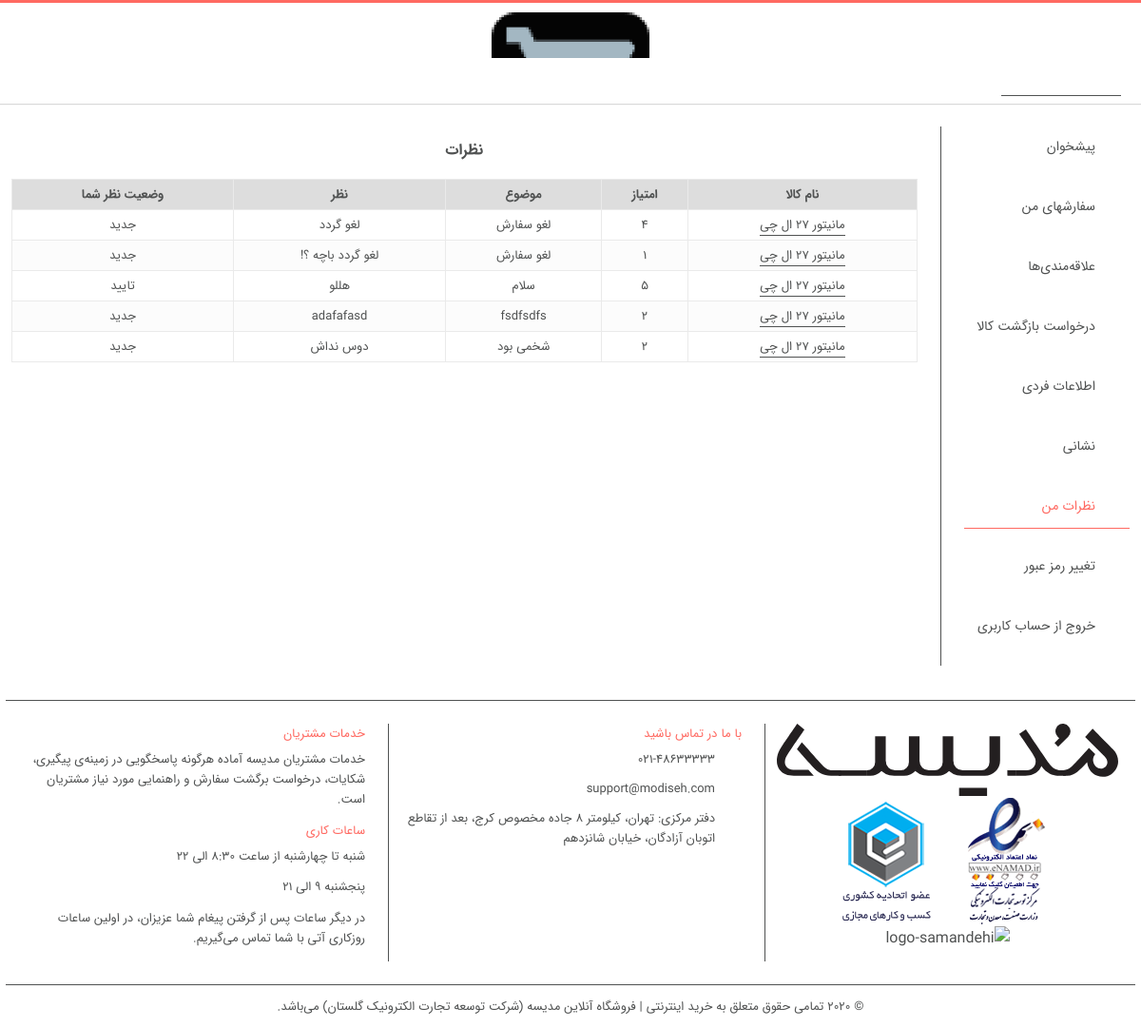
Before: /user/comments (signed in) with the older database file.
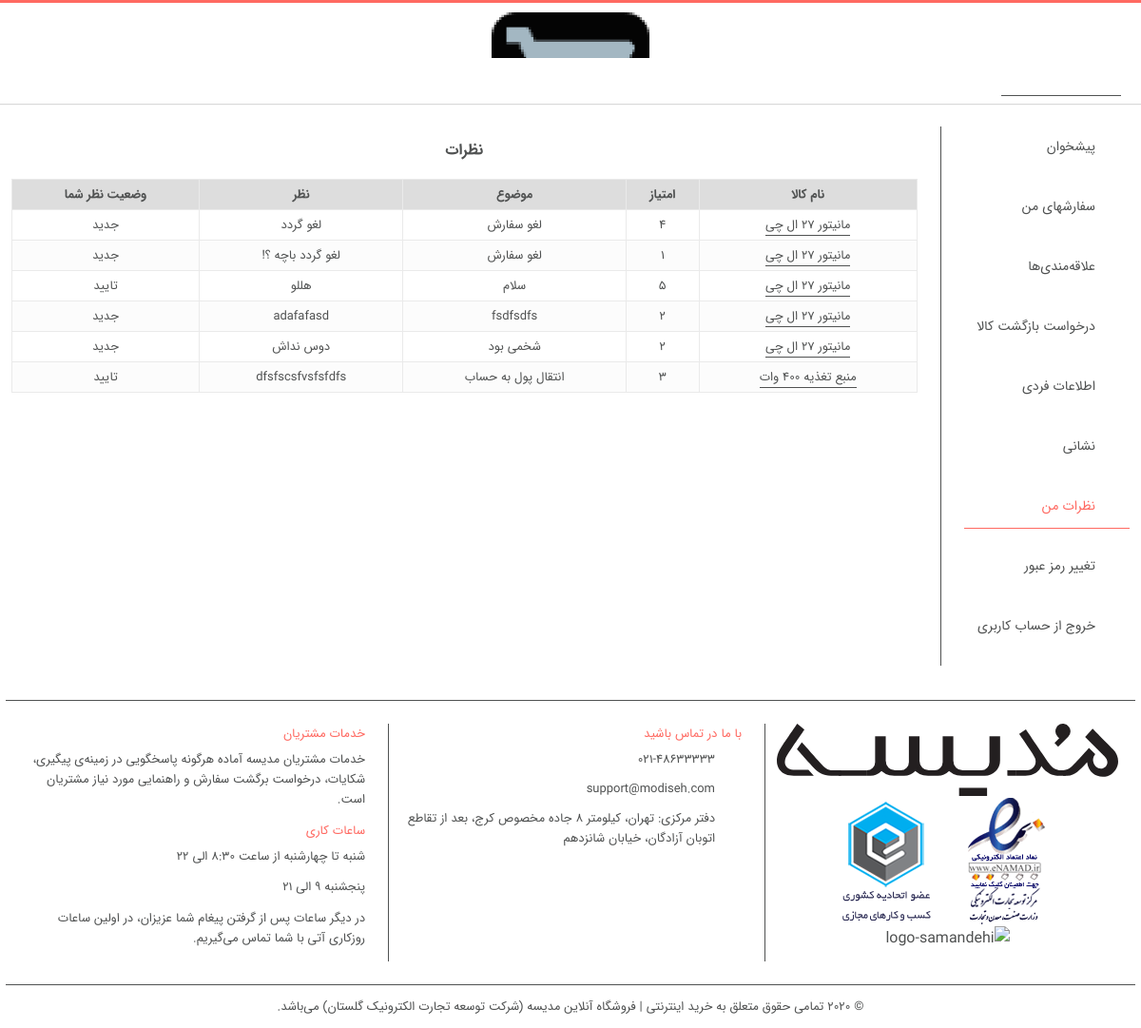
After: the same page with the newer database file.
### product/models.py (models this page shows, shortened)
class Comment(models.Model):
    STATUS = (
        ('New', 'جدید'),
        ('True', 'تایید'),
        ('False', 'عدم تایید'),
    )
    product = models.ForeignKey(Product, on_delete=models.CASCADE, verbose_name='محصول')
    user = models.ForeignKey(User, on_delete=models.CASCADE, verbose_name='کاربر')
    subject = models.CharField(max_length=50, verbose_name='موضوع')
    comment = models.CharField(max_length=350, verbose_name='نظر')
    rate = models.IntegerField(default=1)
    ip = models.CharField(blank=True, max_length=20, verbose_name='آی پی')
    status = models.CharField(max_length=20, choices=STATUS, default='New', verbose_name='وضعیت')
    create_at = models.DateTimeField(auto_now_add=True, verbose_name='تاریخ ایجاد')
    update_at = models.DateTimeField(auto_now=True, verbose_name='تاریخ بروزرسانی')
    def status_persian(self):
        if self.status == 'True':
            return 'تایید'
        elif self.status == 'False':
            return 'عدم تایید'
        else:
            return 'جدید'
    class Meta:
        verbose_name = 'نظر'
        verbose_name_plural = 'نظرات مرتبط با محصولات'

class Product(models.Model):
    STATUS = (
        ('True', 'فعال'),
        ('False', 'غیرغعال'),
    )
    VARIANTS = (
        ('None', 'ندارد'),
        ('Size', 'تنوع از نظر سایز'),
        ('Color', 'تنوع از نظر رنگ'),
        ('SizeColor', 'تنوع از نظر سایز و رنگ'),
    )
    category = models.ForeignKey(Category, on_delete=models.CASCADE,
                                 verbose_name='دسته بندی')  # many to one with Category
    title = models.CharField(max_length=50, verbose_name='نام محصول')
    keywords = models.CharField(max_length=255, verbose_name='کلمات کلیدی')
    description = models.CharField(max_length=255, verbose_name='توضیحات')
    image = models.ImageField(upload_to='images/', verbose_name='تصویر اصلی')
    price = models.IntegerField(verbose_name='قیمت')
    amount = models.IntegerField(verbose_name='موجودی')
    minamount = models.IntegerField(verbose_name='حداقل موجودی')
    variant = models.CharField(max_length=20, choices=VARIANTS, default='None', verbose_name='تنوع محصول')
    detail = RichTextUploadingField(verbose_name='جزئیات')
    status = models.CharField(max_length=20, choices=STATUS, verbose_name='وضعیت')
    create_at = models.DateTimeField(auto_now_add=True, verbose_name='تاریخ ایجاد')
    update_at = models.DateTimeField(auto_now=True, verbose_name='تاریخ بروزرسانی')
    slug = models.SlugField(allow_unicode=True, unique=True, null=False)
    def image_tag(self):
        return mark_safe('<img src="{}" height="50"/>'.format(self.image.url))
    image_tag.short_description = 'تصویر'
    class Meta:
        verbose_name = 'محصول'
        verbose_name_plural = 'محصولات'

### user/views.py (the view)
# urls.py: path('comments', views.user_comments, name='userComments'),
@login_required(login_url='/login')
def user_comments(request):
    category = Category.objects.all()
    current_user = request.user
    comments = Comment.objects.filter(user_id=current_user.id)
    context = {'category': category, 'comments': comments, }
    return render(request, 'user_comments.html', context)

### user/templates/user_comments.html (shortened to what the changed rows need)
{% extends "base.html" %}
{% load humanize %}
{% block body %}
    <main class="main">
        {% if user.id is not None %}
            <div class="container">
                <div id="profile" class="grid">
                    <div class="content">
                        <section id="userCommentsPage">
                            {% if comments %}
                                <table>
                                    <thead>
                                    <tr>
                                        <th>نام کالا</th>
                                        <th>
                                            امتیاز
                                        </th>
                                        <th>موضوع</th>
                                        <th>نظر</th>
                                        <th>وضعیت نظر شما</th>
                                    </tr>
                                    </thead>
                                    <tbody>
                                    {% for rs in comments %}
                                        <tr class="inner-row row-variant-product ">
                                            <td>
                                                <a href="/product/{{ rs.product.id }}/{{ rs.product.slug }}">{{ rs.product.title }}</a>
                                            </td>
                                            <td>{{ rs.rate }}</td>
                                            <td>{{ rs.subject }}</td>
                                            <td>{{ rs.comment }}</td>
                                            <td>{{ rs.status_persian }}</td>
                                        </tr>
                                    {% endfor %}
                                    </tbody>
                                </table>
                            {% else %}
                                <span class="msg-block ">هیچ نظری پیدا نشد.</span>
                            {% endif %}
                        </section>
                    </div>
                </div>
            </div>
        {% endif %}
    </main>
{% endblock %}

Changed rows visible on the page:
added Comment: product "منبع تغذیه 400 وات", rate "3", subject "انتقال پول به حساب", comment "dfsfscsfvsfsfdfs", status_persian "تایید"
